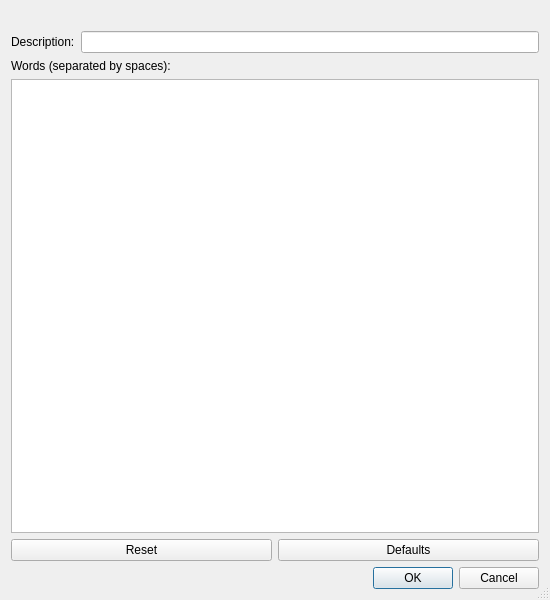
<?xml version="1.0" encoding="UTF-8"?>
<ui version="4.0">
 <class>SubstyleDefinitionDialog</class>
 <widget class="QDialog" name="SubstyleDefinitionDialog">
  <property name="geometry">
   <rect>
    <x>0</x>
    <y>0</y>
    <width>550</width>
    <height>600</height>
   </rect>
  </property>
  <property name="windowTitle">
   <string>Define Sub-Style</string>
  </property>
  <property name="sizeGripEnabled">
   <bool>true</bool>
  </property>
  <layout class="QVBoxLayout" name="verticalLayout">
   <item>
    <widget class="QLabel" name="header">
     <property name="text">
      <string/>
     </property>
    </widget>
   </item>
   <item>
    <layout class="QHBoxLayout" name="horizontalLayout">
     <item>
      <widget class="QLabel" name="label">
       <property name="text">
        <string>Description:</string>
       </property>
      </widget>
     </item>
     <item>
      <widget class="E5ClearableLineEdit" name="descriptionEdit">
       <property name="toolTip">
        <string>Enter a short description for the style</string>
       </property>
      </widget>
     </item>
    </layout>
   </item>
   <item>
    <widget class="QLabel" name="label_2">
     <property name="text">
      <string>Words (separated by spaces):</string>
     </property>
    </widget>
   </item>
   <item>
    <widget class="QPlainTextEdit" name="wordsEdit">
     <property name="toolTip">
      <string>Enter the list of words separated by space</string>
     </property>
    </widget>
   </item>
   <item>
    <layout class="QHBoxLayout" name="horizontalLayout_2">
     <item>
      <widget class="QPushButton" name="resetButton">
       <property name="toolTip">
        <string>Press to reset the data</string>
       </property>
       <property name="text">
        <string>Reset</string>
       </property>
      </widget>
     </item>
     <item>
      <widget class="QPushButton" name="defaultButton">
       <property name="toolTip">
        <string>Press to set the data to default values (if available)</string>
       </property>
       <property name="text">
        <string>Defaults</string>
       </property>
      </widget>
     </item>
    </layout>
   </item>
   <item>
    <widget class="QDialogButtonBox" name="buttonBox">
     <property name="orientation">
      <enum>Qt::Horizontal</enum>
     </property>
     <property name="standardButtons">
      <set>QDialogButtonBox::Cancel|QDialogButtonBox::Ok</set>
     </property>
    </widget>
   </item>
  </layout>
 </widget>
 <customwidgets>
  <customwidget>
   <class>E5ClearableLineEdit</class>
   <extends>QLineEdit</extends>
   <header>E5Gui/E5LineEdit.h</header>
  </customwidget>
 </customwidgets>
 <tabstops>
  <tabstop>descriptionEdit</tabstop>
  <tabstop>wordsEdit</tabstop>
  <tabstop>resetButton</tabstop>
  <tabstop>defaultButton</tabstop>
 </tabstops>
 <resources/>
 <connections>
  <connection>
   <sender>buttonBox</sender>
   <signal>accepted()</signal>
   <receiver>SubstyleDefinitionDialog</receiver>
   <slot>accept()</slot>
   <hints>
    <hint type="sourcelabel">
     <x>248</x>
     <y>254</y>
    </hint>
    <hint type="destinationlabel">
     <x>157</x>
     <y>274</y>
    </hint>
   </hints>
  </connection>
  <connection>
   <sender>buttonBox</sender>
   <signal>rejected()</signal>
   <receiver>SubstyleDefinitionDialog</receiver>
   <slot>reject()</slot>
   <hints>
    <hint type="sourcelabel">
     <x>316</x>
     <y>260</y>
    </hint>
    <hint type="destinationlabel">
     <x>286</x>
     <y>274</y>
    </hint>
   </hints>
  </connection>
 </connections>
</ui>
